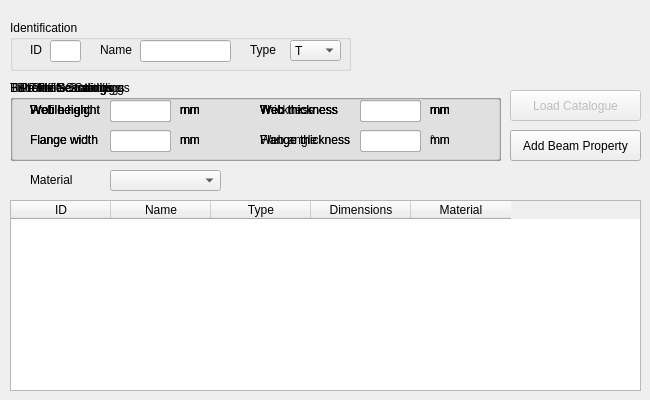
   <widget class="QWidget" name="tab">
    <attribute name="title">
     <string>Beam Property</string>
    </attribute>
    <widget class="QTableWidget" name="tableBeamProps">
     <property name="enabled">
      <bool>true</bool>
     </property>
     <property name="geometry">
      <rect>
       <x>10</x>
       <y>200</y>
       <width>631</width>
       <height>191</height>
      </rect>
     </property>
     <property name="layoutDirection">
      <enum>Qt::LeftToRight</enum>
     </property>
     <property name="frameShape">
      <enum>QFrame::StyledPanel</enum>
     </property>
     <property name="frameShadow">
      <enum>QFrame::Sunken</enum>
     </property>
     <property name="sizeAdjustPolicy">
      <enum>QAbstractScrollArea::AdjustToContents</enum>
     </property>
     <column>
      <property name="text">
       <string>ID</string>
      </property>
     </column>
     <column>
      <property name="text">
       <string>Name</string>
      </property>
     </column>
     <column>
      <property name="text">
       <string>Type</string>
      </property>
     </column>
     <column>
      <property name="text">
       <string>Dimensions</string>
      </property>
     </column>
     <column>
      <property name="text">
       <string>Material</string>
      </property>
     </column>
    </widget>
    <widget class="QPushButton" name="btnAddNewBeam">
     <property name="geometry">
      <rect>
       <x>510</x>
       <y>130</y>
       <width>131</width>
       <height>31</height>
      </rect>
     </property>
     <property name="text">
      <string>Add Beam Property</string>
     </property>
    </widget>
    <widget class="QGroupBox" name="groupBox_6">
     <property name="geometry">
      <rect>
       <x>10</x>
       <y>20</y>
       <width>341</width>
       <height>51</height>
      </rect>
     </property>
     <property name="title">
      <string>Identification</string>
     </property>
     <widget class="QLineEdit" name="lineEdit_beamID">
      <property name="geometry">
       <rect>
        <x>40</x>
        <y>20</y>
        <width>31</width>
        <height>22</height>
       </rect>
      </property>
     </widget>
     <widget class="QLabel" name="label_40">
      <property name="geometry">
       <rect>
        <x>20</x>
        <y>20</y>
        <width>21</width>
        <height>20</height>
       </rect>
      </property>
      <property name="text">
       <string>ID</string>
      </property>
     </widget>
     <widget class="QLineEdit" name="lineEdit_beamName">
      <property name="geometry">
       <rect>
        <x>130</x>
        <y>20</y>
        <width>91</width>
        <height>22</height>
       </rect>
      </property>
     </widget>
     <widget class="QLabel" name="label_41">
      <property name="geometry">
       <rect>
        <x>90</x>
        <y>20</y>
        <width>41</width>
        <height>20</height>
       </rect>
      </property>
      <property name="text">
       <string>Name</string>
      </property>
     </widget>
     <widget class="QLabel" name="label_42">
      <property name="geometry">
       <rect>
        <x>240</x>
        <y>20</y>
        <width>41</width>
        <height>20</height>
       </rect>
      </property>
      <property name="text">
       <string>Type</string>
      </property>
     </widget>
     <widget class="QComboBox" name="cBox_BeamType">
      <property name="geometry">
       <rect>
        <x>280</x>
        <y>20</y>
        <width>51</width>
        <height>21</height>
       </rect>
      </property>
      <item>
       <property name="text">
        <string>T</string>
       </property>
      </item>
      <item>
       <property name="text">
        <string>L</string>
       </property>
      </item>
      <item>
       <property name="text">
        <string>FB</string>
       </property>
      </item>
      <item>
       <property name="text">
        <string>Bulb</string>
       </property>
      </item>
      <item>
       <property name="text">
        <string>Hat</string>
       </property>
      </item>
     </widget>
    </widget>
    <widget class="QGroupBox" name="groupBox_T_Scantlings">
     <property name="enabled">
      <bool>true</bool>
     </property>
     <property name="geometry">
      <rect>
       <x>10</x>
       <y>80</y>
       <width>491</width>
       <height>81</height>
      </rect>
     </property>
     <property name="title">
      <string>T Profile Scantlings</string>
     </property>
     <property name="checkable">
      <bool>false</bool>
     </property>
     <widget class="QLineEdit" name="lineEdit_hw_T">
      <property name="geometry">
       <rect>
        <x>100</x>
        <y>20</y>
        <width>61</width>
        <height>22</height>
       </rect>
      </property>
     </widget>
     <widget class="QLabel" name="label_44">
      <property name="geometry">
       <rect>
        <x>20</x>
        <y>20</y>
        <width>71</width>
        <height>20</height>
       </rect>
      </property>
      <property name="text">
       <string>Web height</string>
      </property>
     </widget>
     <widget class="QLineEdit" name="lineEdit_tw_T">
      <property name="geometry">
       <rect>
        <x>350</x>
        <y>20</y>
        <width>61</width>
        <height>22</height>
       </rect>
      </property>
     </widget>
     <widget class="QLabel" name="label_45">
      <property name="geometry">
       <rect>
        <x>250</x>
        <y>20</y>
        <width>91</width>
        <height>20</height>
       </rect>
      </property>
      <property name="text">
       <string>Web thickness</string>
      </property>
     </widget>
     <widget class="QLabel" name="label_46">
      <property name="geometry">
       <rect>
        <x>250</x>
        <y>50</y>
        <width>101</width>
        <height>20</height>
       </rect>
      </property>
      <property name="text">
       <string>Flange thickness</string>
      </property>
     </widget>
     <widget class="QLineEdit" name="lineEdit_bf_T">
      <property name="geometry">
       <rect>
        <x>100</x>
        <y>50</y>
        <width>61</width>
        <height>22</height>
       </rect>
      </property>
     </widget>
     <widget class="QLineEdit" name="lineEdit_tf_T">
      <property name="geometry">
       <rect>
        <x>350</x>
        <y>50</y>
        <width>61</width>
        <height>22</height>
       </rect>
      </property>
     </widget>
     <widget class="QLabel" name="label_47">
      <property name="geometry">
       <rect>
        <x>20</x>
        <y>50</y>
        <width>81</width>
        <height>20</height>
       </rect>
      </property>
      <property name="text">
       <string>Flange width</string>
      </property>
     </widget>
     <widget class="QLabel" name="label_48">
      <property name="geometry">
       <rect>
        <x>170</x>
        <y>20</y>
        <width>31</width>
        <height>20</height>
       </rect>
      </property>
      <property name="text">
       <string>mm</string>
      </property>
     </widget>
     <widget class="QLabel" name="label_49">
      <property name="geometry">
       <rect>
        <x>170</x>
        <y>50</y>
        <width>31</width>
        <height>20</height>
       </rect>
      </property>
      <property name="text">
       <string>mm</string>
      </property>
     </widget>
     <widget class="QLabel" name="label_50">
      <property name="geometry">
       <rect>
        <x>420</x>
        <y>20</y>
        <width>31</width>
        <height>20</height>
       </rect>
      </property>
      <property name="text">
       <string>mm</string>
      </property>
     </widget>
     <widget class="QLabel" name="label_51">
      <property name="geometry">
       <rect>
        <x>420</x>
        <y>50</y>
        <width>31</width>
        <height>20</height>
       </rect>
      </property>
      <property name="text">
       <string>mm</string>
      </property>
     </widget>
    </widget>
    <widget class="QPushButton" name="pushButton_16">
     <property name="enabled">
      <bool>false</bool>
     </property>
     <property name="geometry">
      <rect>
       <x>510</x>
       <y>90</y>
       <width>131</width>
       <height>31</height>
      </rect>
     </property>
     <property name="text">
      <string>Load Catalogue</string>
     </property>
    </widget>
    <widget class="QGroupBox" name="groupBox_L_Scantlings">
     <property name="enabled">
      <bool>true</bool>
     </property>
     <property name="geometry">
      <rect>
       <x>10</x>
       <y>80</y>
       <width>491</width>
       <height>81</height>
      </rect>
     </property>
     <property name="title">
      <string>L Profile Scantlings</string>
     </property>
     <property name="checkable">
      <bool>false</bool>
     </property>
     <widget class="QLineEdit" name="lineEdit_hw_L">
      <property name="geometry">
       <rect>
        <x>100</x>
        <y>20</y>
        <width>61</width>
        <height>22</height>
       </rect>
      </property>
     </widget>
     <widget class="QLabel" name="label_60">
      <property name="geometry">
       <rect>
        <x>20</x>
        <y>20</y>
        <width>71</width>
        <height>20</height>
       </rect>
      </property>
      <property name="text">
       <string>Web height</string>
      </property>
     </widget>
     <widget class="QLineEdit" name="lineEdit_tw_L">
      <property name="geometry">
       <rect>
        <x>350</x>
        <y>20</y>
        <width>61</width>
        <height>22</height>
       </rect>
      </property>
     </widget>
     <widget class="QLabel" name="label_61">
      <property name="geometry">
       <rect>
        <x>250</x>
        <y>20</y>
        <width>91</width>
        <height>20</height>
       </rect>
      </property>
      <property name="text">
       <string>Web thickness</string>
      </property>
     </widget>
     <widget class="QLabel" name="label_62">
      <property name="geometry">
       <rect>
        <x>250</x>
        <y>50</y>
        <width>101</width>
        <height>20</height>
       </rect>
      </property>
      <property name="text">
       <string>Flange thickness</string>
      </property>
     </widget>
     <widget class="QLineEdit" name="lineEdit_bf_L">
      <property name="geometry">
       <rect>
        <x>100</x>
        <y>50</y>
        <width>61</width>
        <height>22</height>
       </rect>
      </property>
     </widget>
     <widget class="QLineEdit" name="lineEdit_tf_L">
      <property name="geometry">
       <rect>
        <x>350</x>
        <y>50</y>
        <width>61</width>
        <height>22</height>
       </rect>
      </property>
     </widget>
     <widget class="QLabel" name="label_63">
      <property name="geometry">
       <rect>
        <x>20</x>
        <y>50</y>
        <width>81</width>
        <height>20</height>
       </rect>
      </property>
      <property name="text">
       <string>Flange width</string>
      </property>
     </widget>
     <widget class="QLabel" name="label_64">
      <property name="geometry">
       <rect>
        <x>170</x>
        <y>20</y>
        <width>31</width>
        <height>20</height>
       </rect>
      </property>
      <property name="text">
       <string>mm</string>
      </property>
     </widget>
     <widget class="QLabel" name="label_65">
      <property name="geometry">
       <rect>
        <x>170</x>
        <y>50</y>
        <width>31</width>
        <height>20</height>
       </rect>
      </property>
      <property name="text">
       <string>mm</string>
      </property>
     </widget>
     <widget class="QLabel" name="label_66">
      <property name="geometry">
       <rect>
        <x>420</x>
        <y>20</y>
        <width>31</width>
        <height>20</height>
       </rect>
      </property>
      <property name="text">
       <string>mm</string>
      </property>
     </widget>
     <widget class="QLabel" name="label_67">
      <property name="geometry">
       <rect>
        <x>420</x>
        <y>50</y>
        <width>31</width>
        <height>20</height>
       </rect>
      </property>
      <property name="text">
       <string>mm</string>
      </property>
     </widget>
    </widget>
    <widget class="QLabel" name="label_54">
     <property name="geometry">
      <rect>
       <x>30</x>
       <y>170</y>
       <width>51</width>
       <height>20</height>
      </rect>
     </property>
     <property name="text">
      <string>Material</string>
     </property>
    </widget>
    <widget class="QComboBox" name="cBox_BeamMaterial">
     <property name="geometry">
      <rect>
       <x>110</x>
       <y>170</y>
       <width>111</width>
       <height>21</height>
      </rect>
     </property>
    </widget>
    <widget class="QGroupBox" name="groupBox_FB_Scantlings">
     <property name="enabled">
      <bool>true</bool>
     </property>
     <property name="geometry">
      <rect>
       <x>10</x>
       <y>80</y>
       <width>491</width>
       <height>81</height>
      </rect>
     </property>
     <property name="title">
      <string>FB Profile Scantlings</string>
     </property>
     <property name="checkable">
      <bool>false</bool>
     </property>
     <widget class="QLineEdit" name="lineEdit_hw_FB">
      <property name="geometry">
       <rect>
        <x>100</x>
        <y>20</y>
        <width>61</width>
        <height>22</height>
       </rect>
      </property>
     </widget>
     <widget class="QLabel" name="label_68">
      <property name="geometry">
       <rect>
        <x>20</x>
        <y>20</y>
        <width>71</width>
        <height>20</height>
       </rect>
      </property>
      <property name="text">
       <string>Web height</string>
      </property>
     </widget>
     <widget class="QLineEdit" name="lineEdit_tw_FB">
      <property name="geometry">
       <rect>
        <x>350</x>
        <y>20</y>
        <width>61</width>
        <height>22</height>
       </rect>
      </property>
     </widget>
     <widget class="QLabel" name="label_78">
      <property name="geometry">
       <rect>
        <x>250</x>
        <y>20</y>
        <width>91</width>
        <height>20</height>
       </rect>
      </property>
      <property name="text">
       <string>Web thickness</string>
      </property>
     </widget>
     <widget class="QLabel" name="label_81">
      <property name="geometry">
       <rect>
        <x>170</x>
        <y>20</y>
        <width>31</width>
        <height>20</height>
       </rect>
      </property>
      <property name="text">
       <string>mm</string>
      </property>
     </widget>
     <widget class="QLabel" name="label_83">
      <property name="geometry">
       <rect>
        <x>420</x>
        <y>20</y>
        <width>31</width>
        <height>20</height>
       </rect>
      </property>
      <property name="text">
       <string>mm</string>
      </property>
     </widget>
    </widget>
    <widget class="QGroupBox" name="groupBox_Bulb_Scantlings">
     <property name="enabled">
      <bool>true</bool>
     </property>
     <property name="geometry">
      <rect>
       <x>10</x>
       <y>80</y>
       <width>491</width>
       <height>81</height>
      </rect>
     </property>
     <property name="title">
      <string>Bulb Profile Scantlings</string>
     </property>
     <property name="checkable">
      <bool>false</bool>
     </property>
     <widget class="QLineEdit" name="lineEdit_hw_Bulb">
      <property name="geometry">
       <rect>
        <x>100</x>
        <y>20</y>
        <width>61</width>
        <height>22</height>
       </rect>
      </property>
     </widget>
     <widget class="QLabel" name="label_79">
      <property name="geometry">
       <rect>
        <x>20</x>
        <y>20</y>
        <width>81</width>
        <height>20</height>
       </rect>
      </property>
      <property name="text">
       <string>Profile height</string>
      </property>
     </widget>
     <widget class="QLineEdit" name="lineEdit_tw_Bulb">
      <property name="geometry">
       <rect>
        <x>350</x>
        <y>20</y>
        <width>61</width>
        <height>22</height>
       </rect>
      </property>
     </widget>
     <widget class="QLabel" name="label_80">
      <property name="geometry">
       <rect>
        <x>250</x>
        <y>20</y>
        <width>91</width>
        <height>20</height>
       </rect>
      </property>
      <property name="text">
       <string>Web thickness</string>
      </property>
     </widget>
     <widget class="QLabel" name="label_82">
      <property name="geometry">
       <rect>
        <x>170</x>
        <y>20</y>
        <width>31</width>
        <height>20</height>
       </rect>
      </property>
      <property name="text">
       <string>mm</string>
      </property>
     </widget>
     <widget class="QLabel" name="label_84">
      <property name="geometry">
       <rect>
        <x>420</x>
        <y>20</y>
        <width>31</width>
        <height>20</height>
       </rect>
      </property>
      <property name="text">
       <string>mm</string>
      </property>
     </widget>
    </widget>
    <widget class="QGroupBox" name="groupBox_Hat_Scantlings">
     <property name="enabled">
      <bool>true</bool>
     </property>
     <property name="geometry">
      <rect>
       <x>10</x>
       <y>80</y>
       <width>491</width>
       <height>81</height>
      </rect>
     </property>
     <property name="title">
      <string>Hat Profile Scantlings</string>
     </property>
     <property name="checkable">
      <bool>false</bool>
     </property>
     <widget class="QLineEdit" name="lineEdit_h_Hat">
      <property name="geometry">
       <rect>
        <x>100</x>
        <y>20</y>
        <width>61</width>
        <height>22</height>
       </rect>
      </property>
     </widget>
     <widget class="QLabel" name="label_85">
      <property name="geometry">
       <rect>
        <x>20</x>
        <y>20</y>
        <width>81</width>
        <height>20</height>
       </rect>
      </property>
      <property name="text">
       <string>Profile height</string>
      </property>
     </widget>
     <widget class="QLineEdit" name="lineEdit_t_Hat">
      <property name="geometry">
       <rect>
        <x>350</x>
        <y>20</y>
        <width>61</width>
        <height>22</height>
       </rect>
      </property>
     </widget>
     <widget class="QLabel" name="label_86">
      <property name="geometry">
       <rect>
        <x>250</x>
        <y>20</y>
        <width>91</width>
        <height>20</height>
       </rect>
      </property>
      <property name="text">
       <string>Thickness</string>
      </property>
     </widget>
     <widget class="QLabel" name="label_87">
      <property name="geometry">
       <rect>
        <x>250</x>
        <y>50</y>
        <width>101</width>
        <height>20</height>
       </rect>
      </property>
      <property name="text">
       <string>Web angle</string>
      </property>
     </widget>
     <widget class="QLineEdit" name="lineEdit_bf_Hat">
      <property name="geometry">
       <rect>
        <x>100</x>
        <y>50</y>
        <width>61</width>
        <height>22</height>
       </rect>
      </property>
     </widget>
     <widget class="QLineEdit" name="lineEdit_fi_Hat">
      <property name="geometry">
       <rect>
        <x>350</x>
        <y>50</y>
        <width>61</width>
        <height>22</height>
       </rect>
      </property>
     </widget>
     <widget class="QLabel" name="label_88">
      <property name="geometry">
       <rect>
        <x>20</x>
        <y>50</y>
        <width>81</width>
        <height>20</height>
       </rect>
      </property>
      <property name="text">
       <string>Flange width</string>
      </property>
     </widget>
     <widget class="QLabel" name="label_89">
      <property name="geometry">
       <rect>
        <x>170</x>
        <y>20</y>
        <width>31</width>
        <height>20</height>
       </rect>
      </property>
      <property name="text">
       <string>mm</string>
      </property>
     </widget>
     <widget class="QLabel" name="label_90">
      <property name="geometry">
       <rect>
        <x>170</x>
        <y>50</y>
        <width>31</width>
        <height>20</height>
       </rect>
      </property>
      <property name="text">
       <string>mm</string>
      </property>
     </widget>
     <widget class="QLabel" name="label_91">
      <property name="geometry">
       <rect>
        <x>420</x>
        <y>20</y>
        <width>31</width>
        <height>20</height>
       </rect>
      </property>
      <property name="text">
       <string>mm</string>
      </property>
     </widget>
     <widget class="QLabel" name="label_92">
      <property name="geometry">
       <rect>
        <x>420</x>
        <y>50</y>
        <width>31</width>
        <height>20</height>
       </rect>
      </property>
      <property name="text">
       <string>°</string>
      </property>
     </widget>
    </widget>
   </widget>
